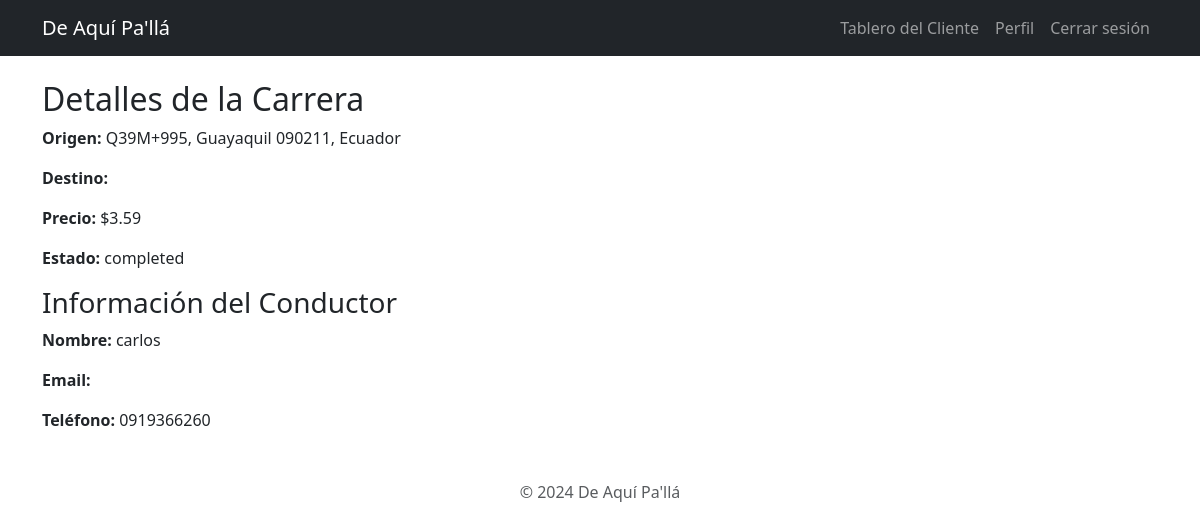
The page /ride_status/65/ (signed in) on the database its author committed.
### taxis/models.py (models this page shows, shortened)
class Ride(models.Model):
    STATUS_CHOICES = [
        ('requested', 'Solicitada'),
        ('accepted', 'Aceptada'),
        ('in_progress', 'En progreso'),
        ('completed', 'Completada'),
        ('canceled', 'Cancelada'),
    ]
    customer = models.ForeignKey(
        settings.AUTH_USER_MODEL,
        on_delete=models.CASCADE,
        related_name='rides_as_customer',
        limit_choices_to={'role': 'customer'},
    )
    driver = models.ForeignKey(
        settings.AUTH_USER_MODEL,
        on_delete=models.SET_NULL,
        related_name='rides_as_driver',
        null=True,
        blank=True,
        limit_choices_to={'role': 'driver'},
    )
    origin = models.CharField(max_length=255)
    origin_latitude = models.FloatField(null=True, blank=True)
    origin_longitude = models.FloatField(null=True, blank=True)
    start_time = models.DateTimeField(null=True, blank=True)
    end_time = models.DateTimeField(null=True, blank=True)
    price = models.DecimalField(max_digits=10, decimal_places=2, null=True, blank=True)
    status = models.CharField(max_length=15, choices=STATUS_CHOICES, default='requested')
    created_at = models.DateTimeField(auto_now_add=True)
    notified = models.BooleanField(default=False)  # <-- Nuevo campo

class AppUser(AbstractUser):
    ROLE_CHOICES = [
        ('customer', 'Cliente'),
        ('driver', 'Taxista'),
        ('admin', 'Administrador'),
    ]
    role = models.CharField(max_length=10, choices=ROLE_CHOICES, default='customer')
    phone_number = models.CharField(max_length=15, default='', blank=True, null=True)  # Número de celular
    national_id = models.CharField(max_length=20, default='', blank=True, null=True)  # Número de cédula
    profile_picture = models.ImageField(upload_to='profile_pics/', default='default.jpg', blank=True, null=True)  # Foto de perfil
    telegram_chat_id = models.CharField(max_length=255, null=True, blank=True)  # ID de Telegram para mensajes directos
    last_latitude = models.FloatField(null=True, blank=True)
    last_longitude = models.FloatField(null=True, blank=True)

### taxis/views.py (the view)
# urls.py: path('ride_status/<int:ride_id>/', views.ride_status, name='ride_status'),
@login_required
def ride_status(request, ride_id):
    try:
        ride = Ride.objects.get(id=ride_id, customer=request.user)
        return render(request, 'ride_status.html', {'ride': ride})
    except Ride.DoesNotExist:
        messages.error(request, 'No se encontró la carrera.')
        return redirect('request_ride')

### taxis/templates/ride_status.html
{% extends 'base.html' %}
{% block content %}
<h2>Detalles de la Carrera</h2>
<p><strong>Origen:</strong> {{ ride.origin }}</p>
<p><strong>Destino:</strong> {{ ride.destination }}</p>
<p><strong>Precio:</strong> ${{ ride.price }}</p>
<p><strong>Estado:</strong> {{ ride.status }}</p>
{% if ride.driver %}
<h3>Información del Conductor</h3>
<p><strong>Nombre:</strong> {{ ride.driver.username }}</p>
<p><strong>Email:</strong> {{ ride.driver.email }}</p>
<p><strong>Teléfono:</strong> {{ ride.driver.phone_number }}</p>
{% else %}
<p>Aún no se ha asignado un conductor a esta carrera.</p>
{% endif %}
{% endblock %}

### rows shown on the page
Ride: origin "Q39M+995, Guayaquil 090211, Ecuador", price "3.59", status "completed", driver.username "carlos", driver.phone_number "0919366260"
